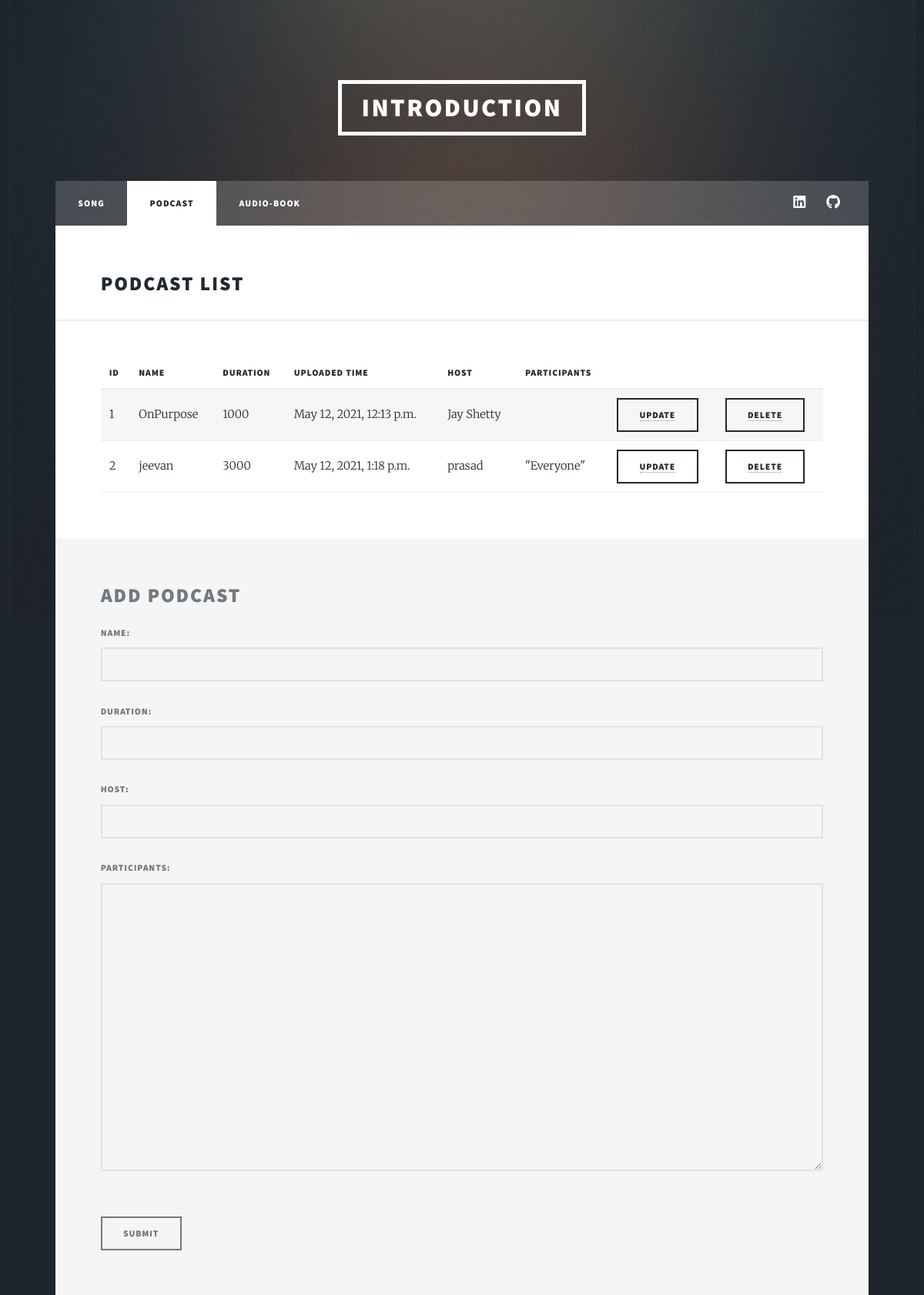
The page /podcastlist on the database its author committed.
### crud/models.py (models this page shows)
class Podcast(models.Model):
    Name = models.CharField(max_length=100, null=False, blank=False)
    Duration = models.BigIntegerField(null=False, blank=False)
    Uploaded_time = models.DateTimeField(auto_now=True)
    Host = models.CharField(max_length=100, null=False, blank=False)
    Participants = models.TextField(max_length=100, blank=True)

### crud/views.py (the view)
# urls.py: path('podcastlist', views.podcast, name='podcast'),
def podcast(request):
    form = PodcastForm()
    if request.method == 'POST':
        form = PodcastForm(request.POST)
        if form.is_valid():
            form.save()
            form = PodcastForm()
    podcast_list = Podcast.objects.all()
    return render(request, 'podcast.html', {'form': form, 'podcast_list': podcast_list})

### crud/forms.py
class PodcastForm(forms.ModelForm):
    class Meta:
        model = Podcast
        fields = "__all__"
        widgets = {
            'Name': forms.TextInput(attrs={'class': 'field'}),
            'Duration': forms.TextInput(attrs={'class': 'field'}),
            'Host': forms.TextInput(attrs={'class': 'field'}),
            'Participants': forms.Textarea(attrs={'class': 'field'}),
        }

### templates/podcast.html (shortened to what this page needs)
{% load static %}
<!DOCTYPE html>
<html>
  <head>
    <link rel="stylesheet" href="{% static 'assets/css/main.css' %}" />
  </head>
  <body class="is-preload">
    <div id="wrapper">
      <header id="header">
        <a href="{% url 'song' %}" class="logo">Introduction</a>
      </header>
      <nav id="nav">
        <ul class="links">
          <li><a href="{% url 'song' %}">Song</a></li>
          <li class="active"><a href="{% url 'podcast' %}">Podcast</a></li>
          <li><a href="{% url 'audiobook' %}">Audio-Book</a></li>
        </ul>
        <ul class="icons">
          <li>
            <a href="https://www.linkedin.com/in/jeevan-n-698600184/" class="icon brands fa-linkedin"
              ><span class="label">Instagram</span></a
            >
          </li>
          <li>
            <a href="https://github.com/Jeevan5955" class="icon brands fa-github"
              ><span class="label">GitHub</span></a
            >
          </li>
        </ul>
      </nav>
      <div id="main">
        <h2>Podcast List</h2>
        <div class="table-wrapper">
          <table>
            <thead>
              <tr>
                <th>ID</th>
                <th>Name</th>
                <th>Duration</th>
                <th>Uploaded Time</th>
                <th>Host</th>
                <th>Participants</th>
              </tr>
            </thead>
            <tbody>
              {% for i in podcast_list %}
              <tr>
                <td>{{i.id}}</td>
                <td>{{i.Name}}</td>
                <td>{{i.Duration}}</td>
                <td>{{i.Uploaded_time}}</td>
                <td>{{i.Host}}</td>
                <td>{{i.Participants}}</td>
                <td><button class="button"><a href="{% url 'podcastupdateform' i.id %}"><span>Update </span></button></a></td>
                <td><button class="button"><a href="{% url 'podcastdeleteform' i.id %}"><span>Delete </span></button></a></td>
              </tr>
              {% endfor %}
          </table>
        </div>
      </div>
      <footer id="footer">
        <section>
          <h2>Add Podcast</h2>
          <form method="post" action="">
            <div class="fields">
              <div class="field">
                {% csrf_token %} {{form.as_p}}
              </div>
            </div>
            <ul class="actions">
              <li><input type="submit" value="Submit" /></li>
            </ul>
          </form>
        </section>
      </footer>
  </body>
</html>

### rows shown on the page
Podcast: id "1", Name "OnPurpose", Duration "1000", Uploaded_time "May 12, 2021, 12:13 p.m.", Host "Jay Shetty"
Podcast: id "2", Name "jeevan", Duration "3000", Uploaded_time "May 12, 2021, 1:18 p.m.", Host "prasad", Participants "\"Everyone\""
